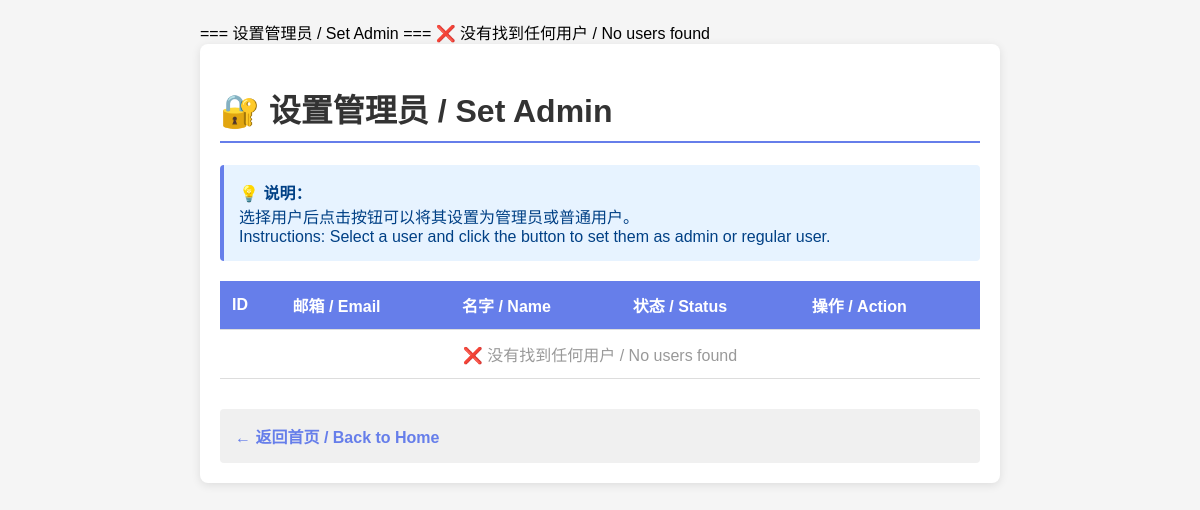
Page /set_admin.php on the earlier database version.
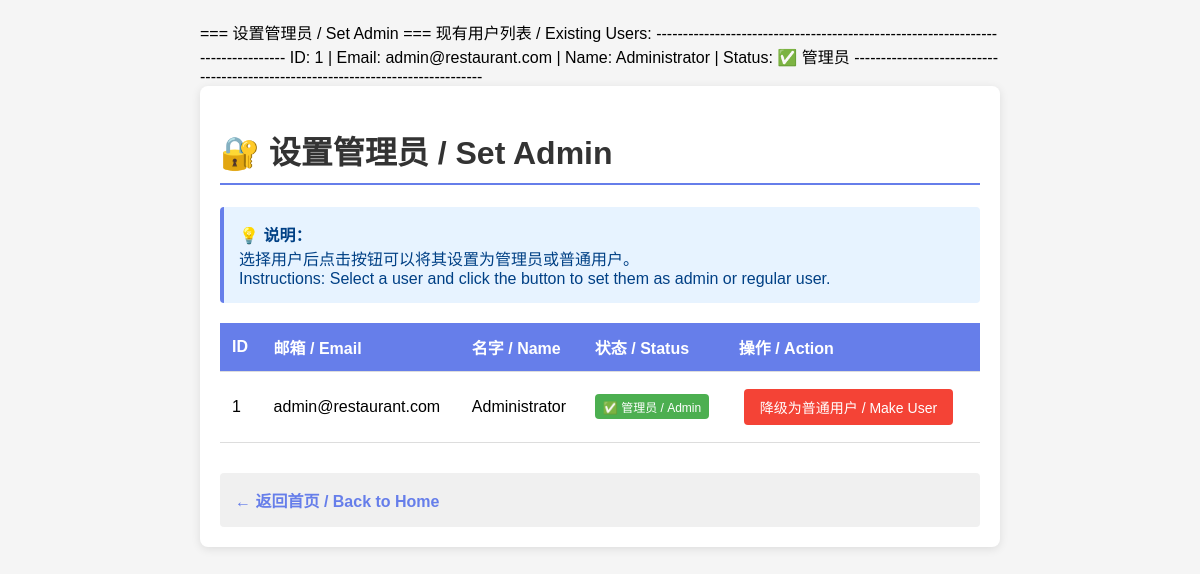
Same page on the later database version.
### tables this page shows
CREATE TABLE IF NOT EXISTS users (
    id INT AUTO_INCREMENT PRIMARY KEY,
    email VARCHAR(100) UNIQUE NOT NULL,
    password VARCHAR(255) NOT NULL,
    name VARCHAR(100) NOT NULL,
    phone VARCHAR(20),
    is_admin BOOLEAN DEFAULT FALSE,
    created_at TIMESTAMP DEFAULT CURRENT_TIMESTAMP,
    last_login TIMESTAMP NULL
);

### set_admin.php (the view, shortened to what this page needs)
<?php
$conn = getDBConnection();
$result = $conn->query("SELECT id, email, name, is_admin FROM users");
if ($result->num_rows > 0) {
    echo "现有用户列表 / Existing Users:\n";
    echo str_repeat("-", 80) . "\n";
    while ($row = $result->fetch_assoc()) {
        $admin_status = $row['is_admin'] ? "✅ 管理员" : "❌ 普通用户";
        echo "ID: {$row['id']} | Email: {$row['email']} | Name: {$row['name']} | Status: $admin_status\n";
    }
    echo str_repeat("-", 80) . "\n\n";
} else {
    echo "❌ 没有找到任何用户 / No users found\n";
}
?>
<!DOCTYPE html>
<html lang="zh">
<head>
</head>
<body>
    <div class="container">
        <h1>🔐 设置管理员 / Set Admin</h1>
        <div class="alert alert-info">
            <strong>💡 说明：</strong><br>
            选择用户后点击按钮可以将其设置为管理员或普通用户。<br>
            Instructions: Select a user and click the button to set them as admin or regular user.
        </div>
        <table class="user-table">
            <thead>
                <tr>
                    <th>ID</th>
                    <th>邮箱 / Email</th>
                    <th>名字 / Name</th>
                    <th>状态 / Status</th>
                    <th>操作 / Action</th>
                </tr>
            </thead>
            <tbody>
                <?php
                $conn = getDBConnection();
                $result = $conn->query("SELECT id, email, name, is_admin FROM users ORDER BY id");
                if ($result->num_rows > 0) {
                    while ($row = $result->fetch_assoc()) {
                        $is_admin = $row['is_admin'];
                        $status_badge = $is_admin ? '<span class="admin-badge admin">✅ 管理员 / Admin</span>' : '<span class="admin-badge user">❌ 普通用户 / User</span>';
                        echo '<tr>';
                        echo '<td>' . htmlspecialchars($row['id']) . '</td>';
                        echo '<td>' . htmlspecialchars($row['email']) . '</td>';
                        echo '<td>' . htmlspecialchars($row['name']) . '</td>';
                        echo '<td>' . $status_badge . '</td>';
                        echo '<td>';
                        if ($is_admin) {
                            echo '<form method="POST" style="display:inline;">';
                            echo '<button type="submit" class="btn btn-user">降级为普通用户 / Make User</button>';
                            echo '</form>';
                        } else {
                            echo '<form method="POST" style="display:inline;">';
                            echo '<input type="hidden" name="user_id" value="' . $row['id'] . '">';
                            echo '<input type="hidden" name="make_admin" value="1">';
                            echo '<button type="submit" class="btn btn-admin">升级为管理员 / Make Admin</button>';
                            echo '</form>';
                        }
                        echo '</td>';
                        echo '</tr>';
                    }
                } else {
                    echo '<tr><td colspan="5" style="text-align: center; color: #999;">❌ 没有找到任何用户 / No users found</td></tr>';
                }
                ?>
            </tbody>
        </table>
        <div style="margin-top: 30px; padding: 15px; background: #f0f0f0; border-radius: 4px;">
            <a href="index.php" style="color: #667eea; text-decoration: none; font-weight: bold;">← 返回首页 / Back to Home</a>
        </div>
    </div>
</body>
</html>

### set_admin.php (style rules this page uses)
body { font-family: Arial, sans-serif; max-width: 800px; margin: 0 auto; padding: 20px; background: #f5f5f5; }
.container { background: white; border-radius: 8px; padding: 20px; box-shadow: 0 2px 10px rgba(0,0,0,0.1); }
h1 { color: #333; border-bottom: 2px solid #667eea; padding-bottom: 10px; }
.user-table { width: 100%; border-collapse: collapse; margin: 20px 0; }
.user-table th, .user-table td { padding: 12px; text-align: left; border-bottom: 1px solid #ddd; }
.user-table th { background: #667eea; color: white; }
.btn { padding: 8px 16px; margin: 5px; border: none; border-radius: 4px; cursor: pointer; font-size: 14px; }
.btn-user { background: #f44336; color: white; }
.admin-badge { display: inline-block; padding: 4px 8px; border-radius: 4px; color: white; font-size: 12px; }
.admin-badge.admin { background: #4CAF50; }
form { display: inline; }
.alert { padding: 15px; margin: 20px 0; border-radius: 4px; }
.alert-info { background: #e7f3ff; border-left: 4px solid #667eea; color: #004085; }

Differences in the rows shown:
added users: id "1", email "admin@restaurant.com", name "Administrator", is_admin "✅ 管理员", shows "✅ 管理员 / Admin"
Other differences:
str_repeat("-", 80): (not shown) → "--------------------------------------------------------------------------------"
text no longer shown: "❌ 没有找到任何用户 / No users found ❌ 没有找到任何用户 / No users found"
text now shown: "现有用户列表 / Existing Users:"
